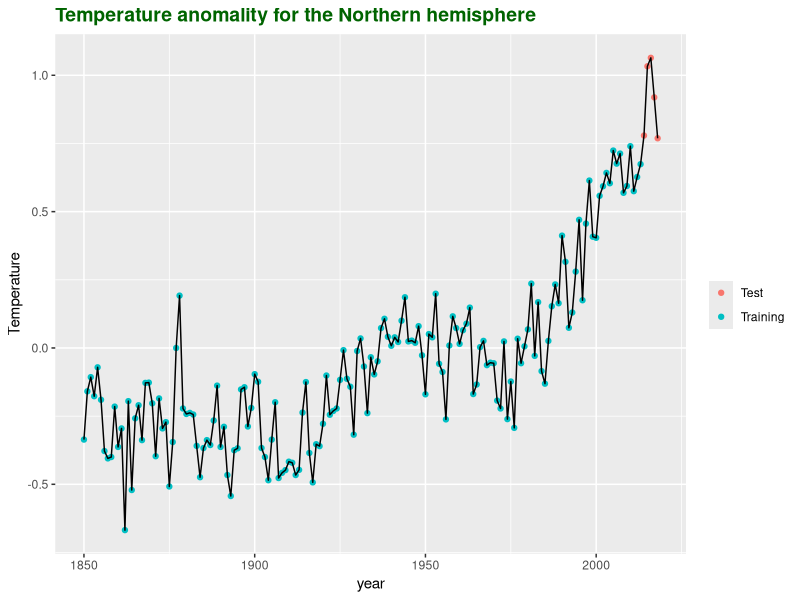

R code for this plot:
## ---- chunk 1
knitr::opts_chunk$set(echo = TRUE)
library(magrittr)
library(ggplot2)
library(dplyr)
## ---- chunk 2
data <- read.table("A1_annual.txt", header = TRUE) %>% 
  mutate(data_type = c(replicate(164, 'Training'),replicate(5, 'Test')))
# data['data_type']=c(replicate(164, 'Training'),replicate(5, 'Test'))
head(data)
## ---- chunk 3
min(data["year"])
## ---- chunk 4
p1<-ggplot(data, aes(x=year, y=nh))+
  geom_point(aes(col=data_type))+
  geom_line(col='black')+
  # geom_line(aes(col = train)) + 
  labs(title="Temperature anomality for the Northern hemisphere", 
       #subtitle="From A1_annual.txt dataset", 
       x="year", y="Temperature", 
       #caption="Question 1.1",
       color = "")+
  theme(plot.title = element_text(size = 14, face = "bold", color = "darkgreen"),
        legend.position = "right", legend.title = element_text("Data")
        )
p1
## ---- chunk 5

## ---- chunk 6

## ---- chunk 7

## ---- chunk 8

